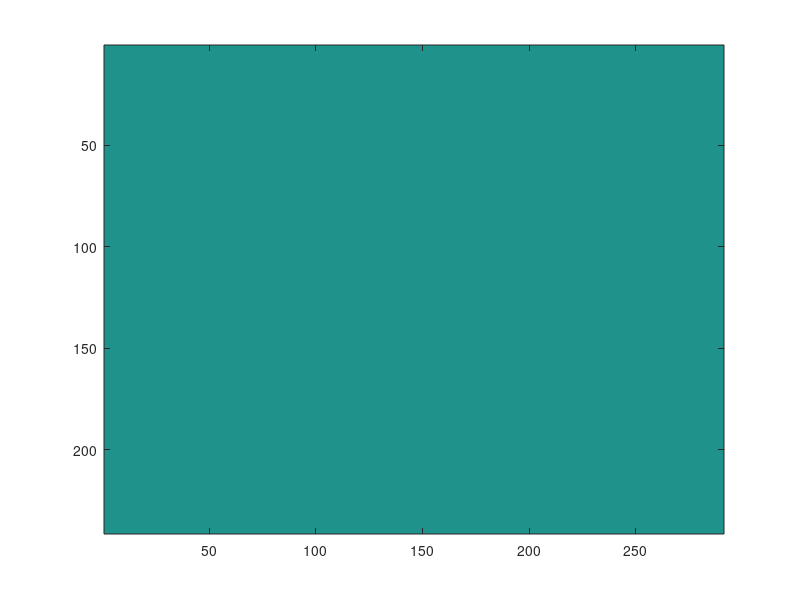

The MATLAB script that drew this image: (Note: this script raises an error after producing the figure.)
mice = {'M41_4_LH';'M42_1_LH';'M42_2_LH';'M66_1_LH';'M66_2_LH';'M66_3_LH'};
mouse = mice{1};

topview.mice.(mouse).bregmas = (1:25)';
topview.mice.(mouse).segments = (1:25)';
topview.mice.(mouse).segments = (1:30)';
topview.mice.(mouse).total = ones(25,30);
[x,y] = meshgrid(1:30,1:25);
topview.mice.(mouse).totalcoxy = cat(3,x,y);
[x,y] = meshgrid([1 30],1:25);
topview.mice.(mouse).totalareacoxy = cat(3,x,y);
topview.mice.(mouse).totalcoxyprojected = topview.mice.(mouse).totalcoxy;
topview.mice.(mouse).totalareaxyprojected = topview.mice.(mouse).totalareacoxy;
topview.mice.(mouse).midlinep = repmat([0 0],25,1);
topview.mice.(mouse).totalcoxyprojected_smooth = topview.mice.(mouse).totalcoxyprojected;
topview.mice.(mouse).totalareaxyprojected_smooth = topview.mice.(mouse).totalareaxyprojected;
[xi,yi] = meshgrid(1:0.1:30,1:0.1:25);
[x,y] = meshgrid(1:30,1:25);
topview.mice.(mouse).totalinterpol_gm = interp2(x,y,topview.mice.(mouse).total,xi,yi);
topview.mice.(mouse).totalinterpol_gm_smooth = topview.mice.(mouse).totalinterpol_gm;
imagesc(topview.mice.(mouse).totalinterpol_gm)

mice = {'M41_4_LH';'M42_1_LH';'M42_2_LH';'M66_1_LH';'M66_2_LH';'M66_3_LH'};
for i=1:3
    mouse = mice{i};
    topview.mice.(mouse).total = randn(size(data)).*20+50; %ones(size(data));
%     topview.mice.(mouse).total(5:20,5:25) = 20;
    topview.mice.(mouse).totalinterpol_gm = interp2(x,y,topview.mice.(mouse).total,xi,yi);
    topview.mice.(mouse).totalinterpol_gm_smooth = topview.mice.(mouse).totalinterpol_gm;
end

conditions = {'Control1';'Control2'};
for i=1:2
    cond = conditions{i};
    if(i==1)
        list = 1:3;
    else
        list = 4:6;
    end
    for j=list
        mouse = mice{j};
        topview.conditions.(cond).total(:,:,mod(j-1,3)+1) = topview.mice.(mouse).total;
    end
    topview.conditions.(cond).total_mean = mean(topview.conditions.(cond).total,3);
    topview.conditions.(cond).total_mean_interpol = interp2(x,y,topview.conditions.(cond).total_mean,xi,yi);
    topview.conditions.(cond).topview_total_mean_interpol = topview.conditions.(cond).total_mean_interpol;
    topview.conditions.(cond).topview_total_mean_interpol_smooth = topview.conditions.(cond).total_mean_interpol;
end

figure()
subplot(1,2,1)
imagesc(topview.conditions.(conditions{1}).total_mean);
caxis([0 100]);
subplot(1,2,2)
imagesc(topview.conditions.(conditions{2}).total_mean);
caxis([0 100]);

%%

subplot(2,3,1)
imagesc(condA_mean_interpol)
axis equal tight
subplot(2,3,2)
imagesc(condB_mean_interpol)
axis equal tight
subplot(2,3,3)
imagesc(topviewABdiff)
axis equal tight
subplot(2,3,4)
imagesc(topviewABdiffrelative)
axis equal tight
subplot(2,3,5)
imagesc(topviewABdiff)
axis equal tight
subplot(2,3,6)
imagesc(tstat)
axis equal tight

%%
cdata = get(gco,'CData');
set(gco,'CData',log10(cdata));
caxis([-3 0]);
set(gco,'Ticks',log10([0.001 0.025 0.25 1]))
set(gco,'TickLabels',[0.001 0.025 0.25 1])

%%
128/abs((log10(0.001)-log10(0.05))/3)
275-128
newcmap = [pval_cmap(1:end-1,:); flipud(gray(147))];
colormap(gca,newcmap)

%% check FWER (family wise error rate)
[totmax,totmin] = FWERchecker(topview);
sum(squeeze(any(any(totaalmax <= 0.05,1),2)))./1500 % = 0.0510
(sum(squeeze(any(any(totaalmax(:,:,ind) <= 0.025,1),2)))+sum(squeeze(any(any(totaalmin(:,:,ind) <= 0.025,1),2))))./1000 %n moet > 3 zijn (deze nacht runnen)
sum(squeeze(any(any(totaalmax(:,:,ind) <= 0.025,1),2)))./1000
sum(squeeze(any(any(totaalmin(:,:,ind) <= 0.025,1),2)))./1000 
%%
figure();
subplot(1,5,1)
imagesc(1:10:291,1:10:241,topview.conditions.Control1.total_mean_interpol)
axis ij equal tight
subplot(1,5,2)
imagesc(1:10:291,1:10:241,topview.conditions.Control2.total_mean_interpol)
axis ij equal tight
subplot(1,5,3);
imagesc(1:10:291,1:10:241,topview.interconditions.Control1_Control2.topviewABdiff_relative_total)
axis ij equal tight
subplot(1,5,4);
[y,x] = hist(squeeze(min(min(finalmax,[],1),[],2)),50);
y = y./sum(y);
bar(x,y,1);
subplot(1,5,5);
[y,x] = hist(squeeze(min(min(finalmin,[],1),[],2)),50);
y = y./sum(y);
bar(x,y,1);

